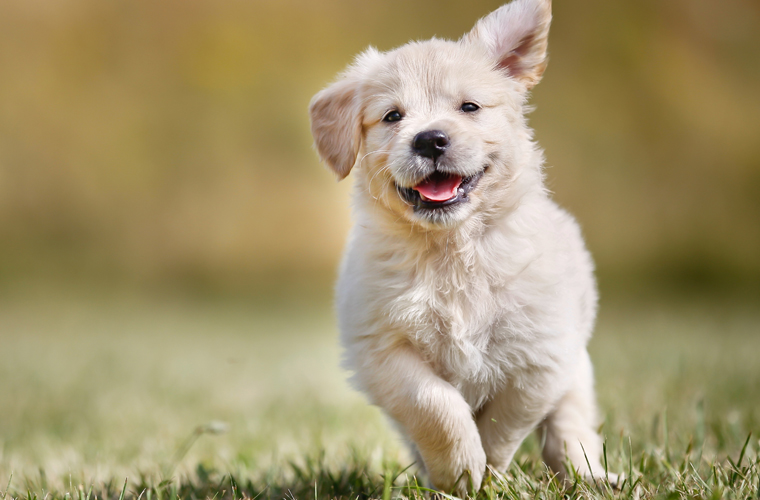
#> input picture lab6/zad2img.jpg, 760 x 500 px
$ jupyter execute zad2.ipynb
#> lines starting #> are read from the running program, lines starting #| are printed output that depends on the picture
[cell 1]
# convert img to grayscale

import cv2

img = cv2.imread('zad2img.jpg', cv2.IMREAD_GRAYSCALE)
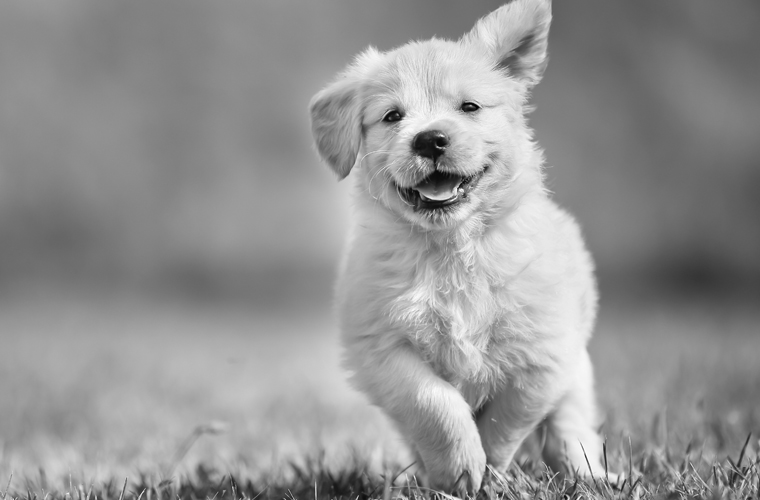
#> img: shape (500, 760); min 1, max 255, mean 147.4
cv2.imwrite('zad2img_gray.jpg', img)
#> Out = True

[cell 2]
# custom gray scale
# gray = round((r+g+b)/3)

img = cv2.imread('zad2img.jpg')
#> img is the input picture: shape (500, 760, 3); mean B, G, R 107.8, 147.6, 162.1

def custom_gray(img):
    for i in range(img.shape[0]):
        for j in range(img.shape[1]):
            img[i][j] = round((img[i][j][0] + img[i][j][1] + img[i][j][2]) / 3)
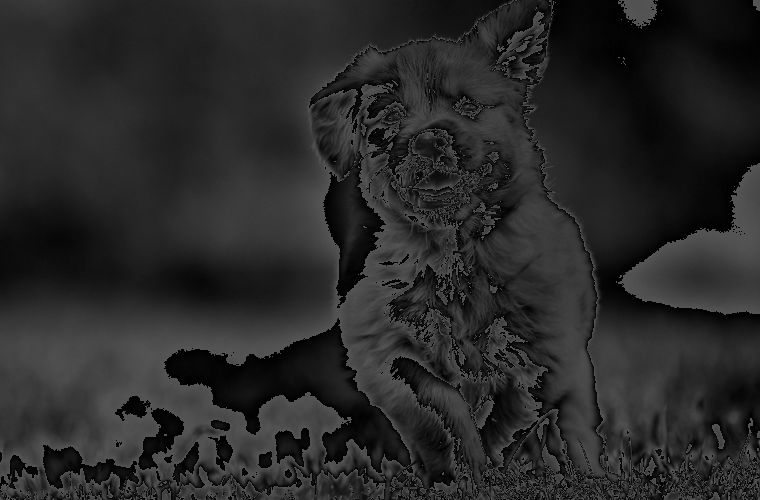
#> img: shape (500, 760, 3); min 0, max 85, mean 40.6
    return img

img = custom_gray(img)
cv2.imwrite('zad2img_gray_custom.jpg', img)
#> Out = True
